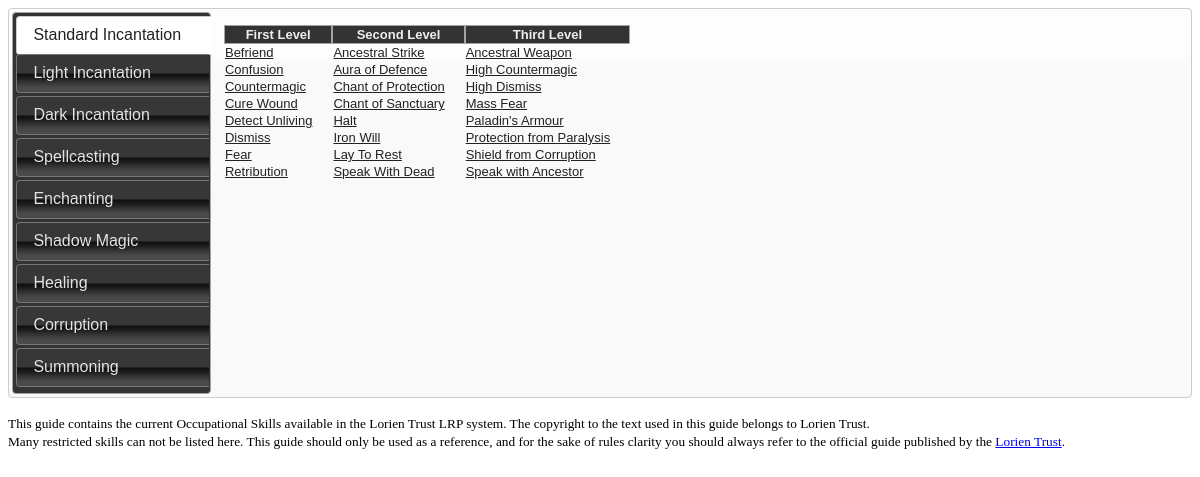
Before: / with the older database file.
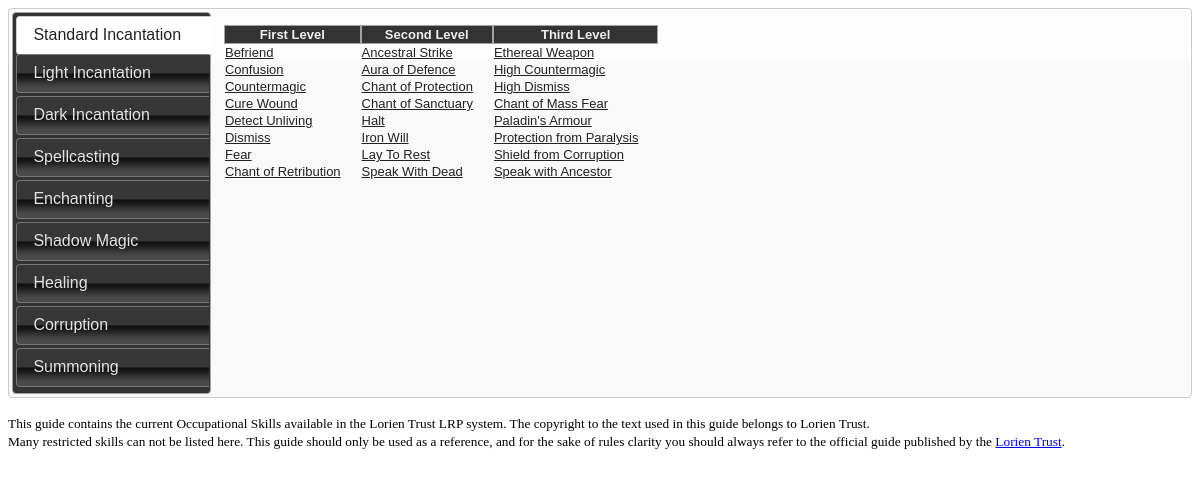
After: the same page with the newer database file.
### tables this page shows
CREATE TABLE "spell" ("id" INTEGER PRIMARY KEY  AUTOINCREMENT  NOT NULL  UNIQUE , "list" TEXT NOT NULL , "level" INTEGER, "name" TEXT, "type" TEXT, "desc" TEXT, "cast" TEXT, "update" BOOL);

### index.php (the view, shortened to what this page needs)
<!doctype html>
<html lang="en">
<head>
	<link rel="stylesheet" href="themes/black-tie/jquery.ui.all.css">
</head>
<body>
<?php
$db = new SPdb();
function spell_table($list){
	global $db;
	$spelllist = $db->query("SELECT * FROM spell WHERE list LIKE '%" . $list . "%'");
	echo "<table class=\"level1\"><th>First Level</th>";
	while ($row=$spelllist->fetchArray(SQLITE3_ASSOC)){
		if ($row['level'] == "1") {
			echo "<tr><td><a href=\"inc/spdesc.php?id=" . $row['id'] ."\" class=\"ajax\">" . $row['name'] ."</a></td></tr>";
		}
	}
	echo "</table>";
	echo "<table class=\"level2\"><th>Second Level</th>";
	$spelllist = $db->query("SELECT * FROM spell WHERE list LIKE '%" . $list . "%'");
	while ($row=$spelllist->fetchArray(SQLITE3_ASSOC)){
		if ($row['level'] == "2") {
			echo "<tr><td><a href=\"inc/spdesc.php?id=" . $row['id'] ."\" class=\"ajax\">" . $row['name'] ."</a></td></tr>";
		}
	}
	echo "</table>";
	echo "<table class=\"level3\"><th>Third Level</th>";
	$spelllist = $db->query("SELECT * FROM spell WHERE list LIKE '%" . $list . "%'");
	while ($row=$spelllist->fetchArray(SQLITE3_ASSOC)){
		if ($row['level'] == "3") {
			echo "<tr><td><a href=\"inc/spdesc.php?id=" . $row['id'] ."\" class=\"ajax\">" . $row['name'] ."</a></td></tr>";
		}
	}
	echo "</table>";
}
?>
<div id="tabs">
	<ul>
		<li><a href="#stdinc">Standard Incantation</a></li>
		<li><a href="#linc">Light Incantation</a></li>
		<li><a href="#dinc">Dark Incantation</a></li>
		<li><a href="#spcast">Spellcasting</a></li>
		<li><a href="#ench">Enchanting</a></li>
		<li><a href="#shmag">Shadow Magic</a></li>
		<li><a href="#heal">Healing</a></li>
		<li><a href="#cor">Corruption</a></li>
		<li><a href="#summon">Summoning</a></li>
	</ul>
	<div id="stdinc">
		<?php	spell_table("stdinc");	?>
	</div>
</div>
<div>
<p><small>This guide contains the current Occupational Skills available in the Lorien Trust LRP system. The copyright to the text used in this guide belongs to Lorien Trust.<br/> Many restricted skills can not be listed here. This guide should only be used as a reference, and for the sake of rules clarity you should always refer to the official guide published by the <a href="http://www.lorientrust.com">Lorien Trust</a>.</small></p>
</div>
</body>
</html>

### index.php (style rules this page uses)
.ui-tabs-vertical { width: auto; }
.ui-tabs-vertical .ui-tabs-nav { padding: .2em .1em .2em .2em; float: left; width: 12em; }
.ui-tabs-vertical .ui-tabs-nav li { clear: left; width: 100%; border-bottom-width: 1px !important; border-right-width: 0 !important; margin: 0 -1px .2em 0; }
.ui-tabs-vertical .ui-tabs-nav li a { display:block; }
.ui-tabs-vertical .ui-tabs-nav li.ui-tabs-active { padding-bottom: 0; padding-right: .1em; border-right-width: 1px; border-right-width: 1px; }
.ui-tabs-vertical .ui-tabs-panel { padding: 1em; float: left; width: auto; }

Changed rows visible on the page:
changed spell: name "Retribution" → "Chant of Retribution"
changed spell: name "Ancestral Weapon" → "Ethereal Weapon"
changed spell: name "Mass Fear" → "Chant of Mass Fear"
